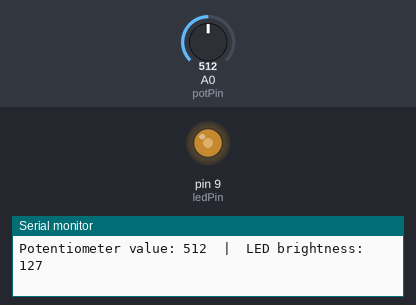
The sketch below on a simulated Arduino Uno, built with avr-gcc and run on an emulated ATmega328P. Shown: output pins drawn as LEDs (lit = HIGH), the last lines printed to the serial monitor. The test bench sets the inputs (shaded band); at power-on: A0 (potPin) = 512.

Above: at 1.2 s.
1.3 s: A0 (potPin) set to 716
At 2.5 s:
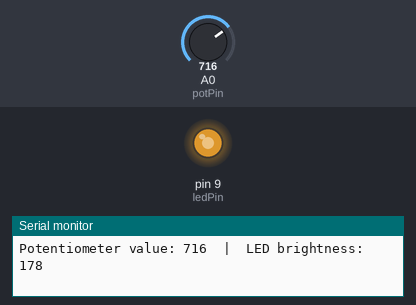
2.8 s: A0 (potPin) set to 900
At 3.2 s:
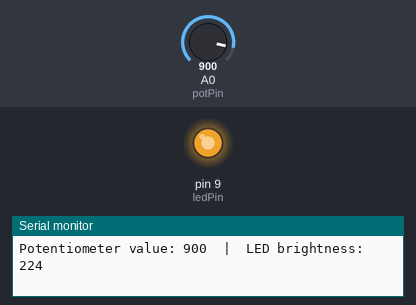
4.3 s: A0 (potPin) set to 410
At 4.7 s:
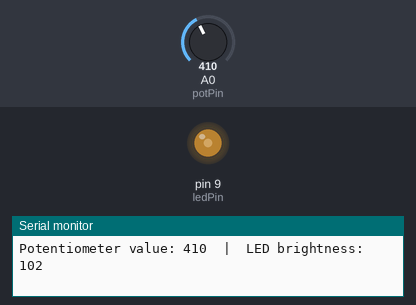
7.3 s: A0 (potPin) set to 383
At 7.9 s:
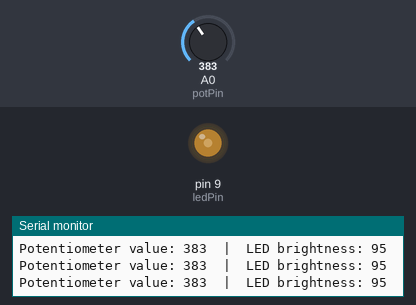
10.3 s: A0 (potPin) set to 122
At 11.1 s:
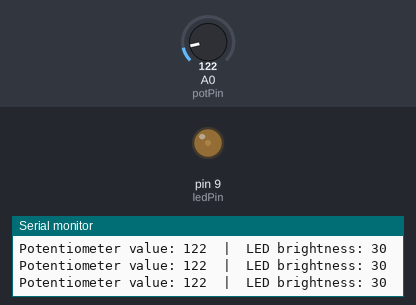
11.8 s: A0 (potPin) set to 511
At 12.6 s:
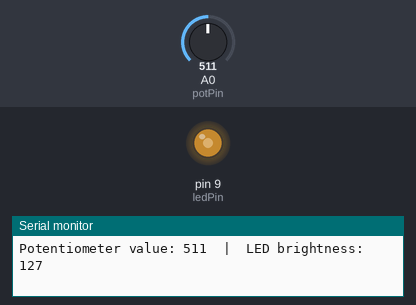
Timing chart, 0 to 14.3 s (numbered marks = the images above; inputs shaded):
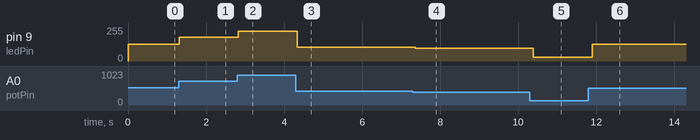

The sketch:

code.ino
```cpp
const int potPin = A0;   // Analog input from potentiometer
const int ledPin = 9;    // LED output (PWM)

void setup() {
  pinMode(ledPin, OUTPUT);
  Serial.begin(9600);    // Start serial communication
}

void loop() {
  int potValue = analogRead(potPin);                    // Read 0–1023
  int ledBrightness = map(potValue, 0, 1023, 0, 255);  // Map to PWM 0–255

  analogWrite(ledPin, ledBrightness);                  // Set LED brightness
  Serial.print("Potentiometer value: ");
  Serial.print(potValue);
  Serial.print("  |  LED brightness: ");
  Serial.println(ledBrightness);

  delay(100);  // Small delay for stability
}
```

Measured:
- after the input at 1.3 s, pin 9 (ledPin): 127/255 → 178/255 at once
- after the input at 2.8 s, pin 9 (ledPin): 178/255 → 224/255 at once
- after the input at 4.3 s, pin 9 (ledPin): 224/255 → 102/255 at once
- after the input at 7.3 s, pin 9 (ledPin): 102/255 → 95/255 after 0.06 s
- after the input at 10.3 s, pin 9 (ledPin): 95/255 → 30/255 after 0.08 s
- after the input at 11.8 s, pin 9 (ledPin): 30/255 → 127/255 after 0.10 s
